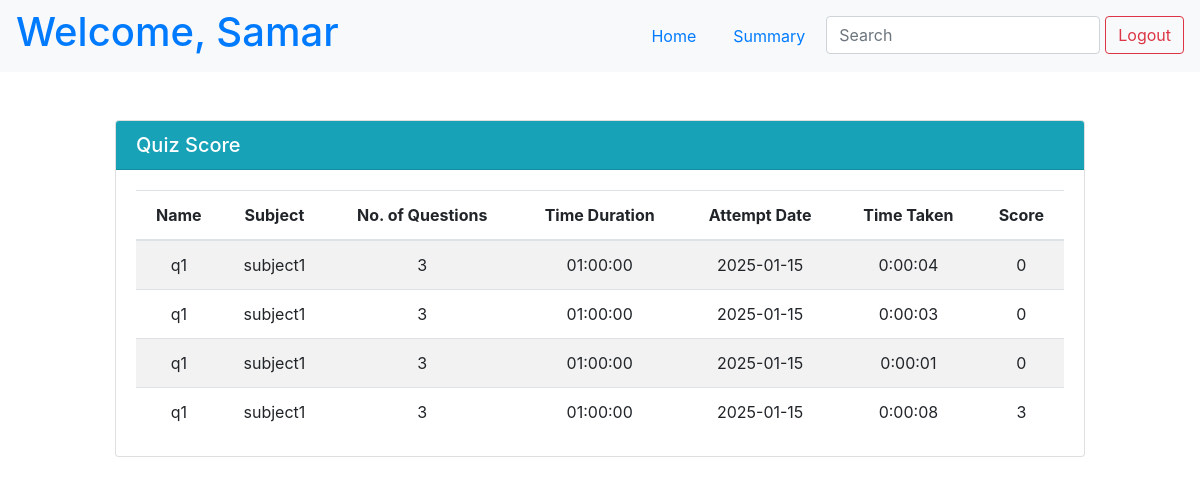
/samar/score (signed in), run on an earlier commit of the app's database.
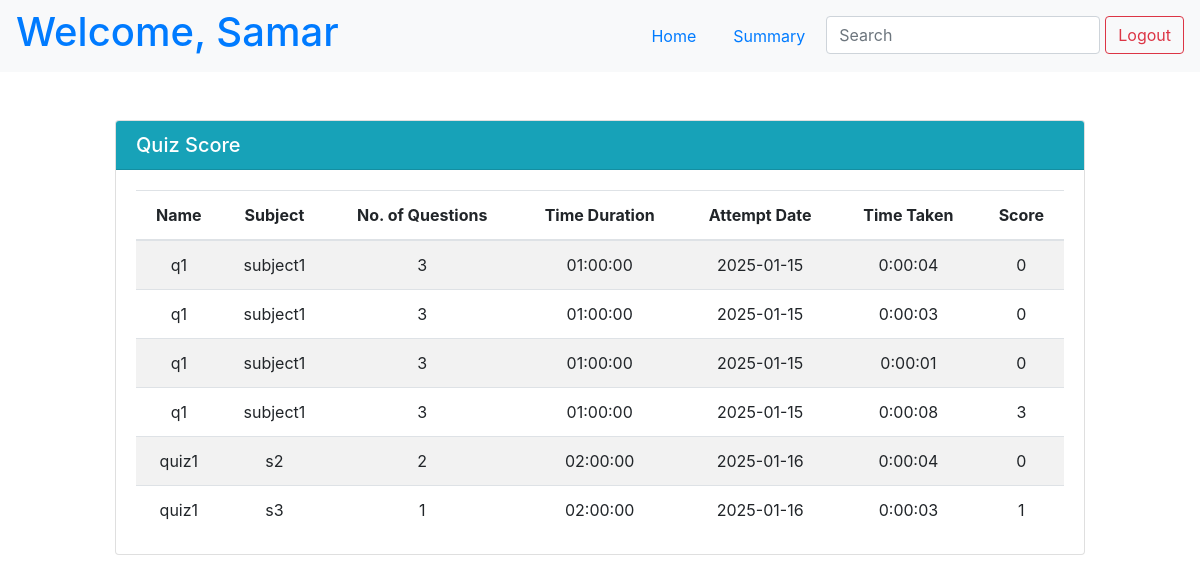
And on a later commit of the database.
### app.py (models this page shows)
class User(db.Model):
    __tablename__ = 'user'
    id = db.Column(db.Integer, primary_key=True, autoincrement=True)
    name = db.Column(db.String(255), nullable=False)
    username = db.Column(db.String(255), unique=True, nullable=False)
    password = db.Column(db.String(255), nullable=False)
    dob = db.Column(db.Date)
    blocked = db.Column(db.Boolean, default=False)

class Score(db.Model):
    __tablename__ = 'score'
    id = db.Column(db.Integer, primary_key=True, autoincrement=True)
    user_id = db.Column(db.Integer, db.ForeignKey('user.id'), nullable=False)
    quiz_name = db.Column(db.String(255), nullable=False)
    quiz_date = db.Column(db.Date, nullable=False)
    quiz_time_duration = db.Column(db.Time, nullable=False)
    subject_name = db.Column(db.String(255), nullable=False)
    no_of_questions = db.Column(db.Integer, nullable=False)
    start_time = db.Column(db.DateTime)
    end_time = db.Column(db.DateTime)
    user_score = db.Column(db.Integer, nullable=False)

### app.py (the view)
@app.route("/<username>/score")
def user_score(username):
    user = User.query.filter_by(username=username).first()
    if not user or (not 'username' in session or username != session["username"]):
        flash("Invalid credentials!", "error")
        return redirect(url_for("index"))
    data = []
    tmp_data = Score.query.filter_by(user_id=user.id).all()
    for row in tmp_data:
        data.append({
            "quiz_name":row.quiz_name,
            "subject_name":row.subject_name,
            "no_of_questions": row.no_of_questions,
            "quiz_date":row.quiz_date,
            "time_duration":row.quiz_time_duration,
            "attempt_date":row.start_time.date(),
            "attempt_time":row.end_time-row.start_time,
            "user_score":row.user_score
        })
    return render_template("user_score.html", user=user, data=data)

### app.py (called while the page is built)
@app.after_request
def add_header(response):
    response.headers['Cache-Control'] = 'no-store, no-cache, must-revalidate, post-check=0, pre-check=0, max-age=0'
    response.headers['Pragma'] = 'no-cache'
    response.headers['Expires'] = '-1'
    return response

### templates/user_score.html (shortened to what this page needs)
{% extends 'base.html' %}
{% block content %}
<div class="page-wrapper">
    <nav class="navbar navbar-expand-lg navbar-light bg-light">
        <a href="{{ url_for('user', username=user.username) }}" style="text-decoration: none;">
            <h1>Welcome, {{user.name}}</h1>
        </a>
        <ul class="nav ml-auto">
            <li class="nav-item">
                <a class="nav-link" href="/{{user.username}}">Home</a>
            </li>
            <li class="nav-item">
                <a class="nav-link" href="/{{user.username}}/summary">Summary</a>
            </li>
            <li class="nav-item">
                <input class="form-control" type="search" placeholder="Search" aria-label="Search" name="q"
                    hx-get="/{{user.username}}/score/search" hx-trigger="keyup changed delay:500ms" hx-target="#search-results">
            </li>
            <li>
                <form action="/logout" class="d-inline">
                    <button type="submit" class="btn btn-outline-danger">Logout</button>
                </form>
            </li>
        </ul>
    </nav>
    <div id="search-results">
        {% if not search %}
        {% include 'quiz_score.html' %}
        {% endif %}
    </div>
</div>
{% endblock %}

### templates/base.html (shortened to what this page needs)
<!DOCTYPE html>
<html lang="en">
<head>
    <link rel="stylesheet" href="https://stackpath.bootstrapcdn.com/bootstrap/4.5.2/css/bootstrap.min.css">
</head>
<body>
    {% block content %}{% endblock %}
</body>
</html>

### templates/quiz_score.html
<div class="d-flex justify-content-center mt-5">
    <div class="col-md-10">
        <div class="card">
            <div class="card-header bg-info text-white d-flex align-items-center justify-content-between">
                <h5 class="card-title m-0">Quiz Score</h5>
            </div>
            <div class="card-body">
                <table class="table table-striped mb-0 text-center">
                    <thead>
                        <tr>
                            <th class="text-center">Name</th>
                            <th class="text-center">Subject</th>
                            <th class="text-center">No. of Questions</th>
                            <th class="text-center">Time Duration</th>
                            <th class="text-center">Attempt Date</th>
                            <th class="text-center">Time Taken</th>
                            <th class="text-center">Score</th>
                        </tr>
                    </thead>
                    <tbody>
                        {% for row in data %}
                        <tr>
                            <td class="text-center">{{ row.quiz_name }}</td>
                            <td class="text-center">{{ row.subject_name }}</td>
                            <td class="text-center">{{ row.no_of_questions }}</td>
                            <td class="text-center">{{ row.time_duration }}</td>
                            <td class="text-center">{{ row.attempt_date }}</td>
                            <td class="text-center">{{ row.attempt_time }}</td>
                            <td class="text-center">{{ row.user_score }}</td>
                        </tr>
                        {% endfor %}
                    </tbody>
                </table>
            </div>
        </div>
    </div>
</div>

### templates/user_score.html (style rules this page uses)
.nav-item { margin-right: 5px; }

What changed in the data, as far as the page shows it:
added Score: quiz_name "quiz1", subject_name "s2", no_of_questions "2", time_duration "02:00:00", attempt_date "2025-01-16", attempt_time "0:00:04", user_score "0"
added Score: quiz_name "quiz1", subject_name "s3", no_of_questions "1", time_duration "02:00:00", attempt_date "2025-01-16", attempt_time "0:00:03", user_score "1"
